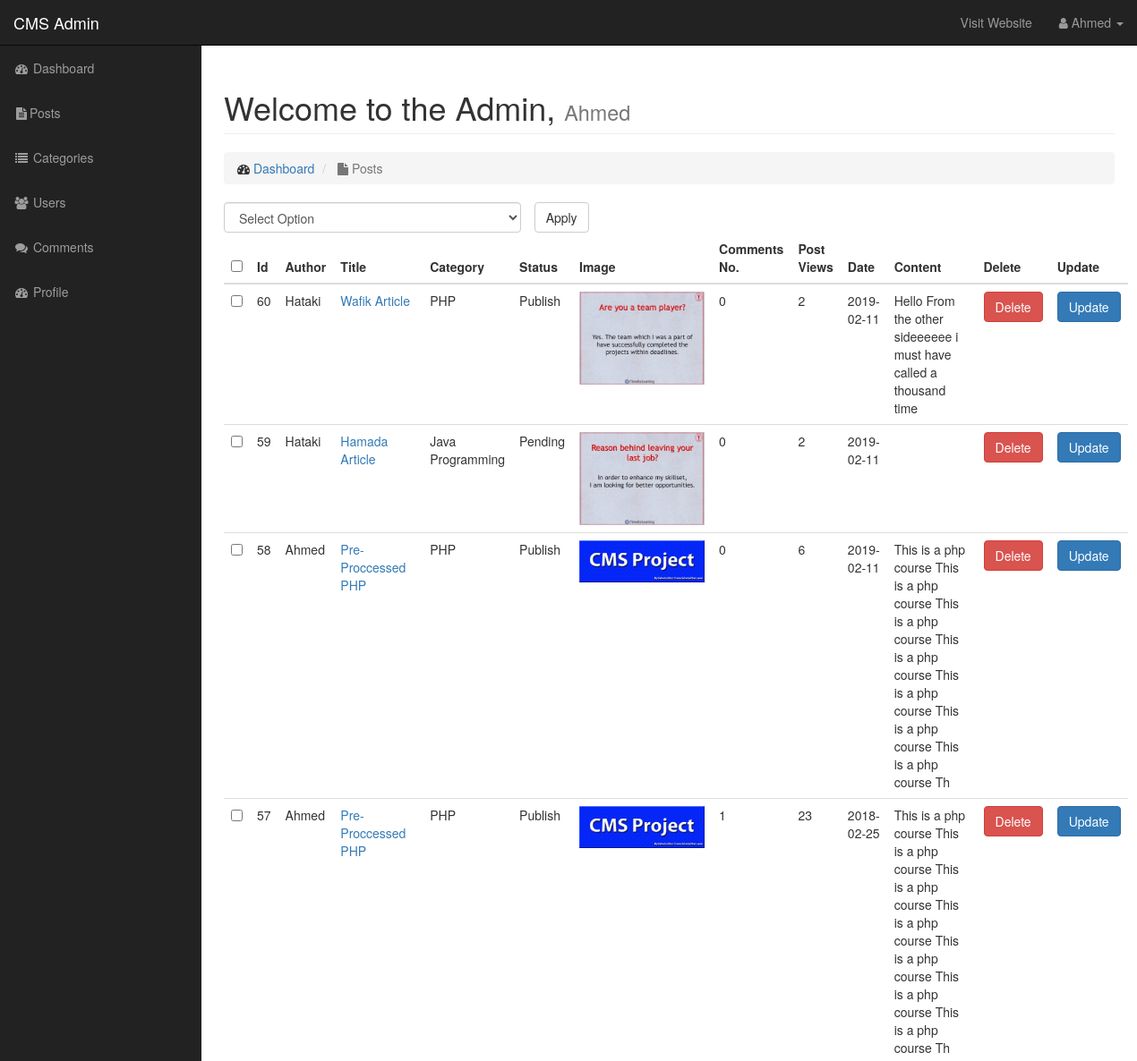
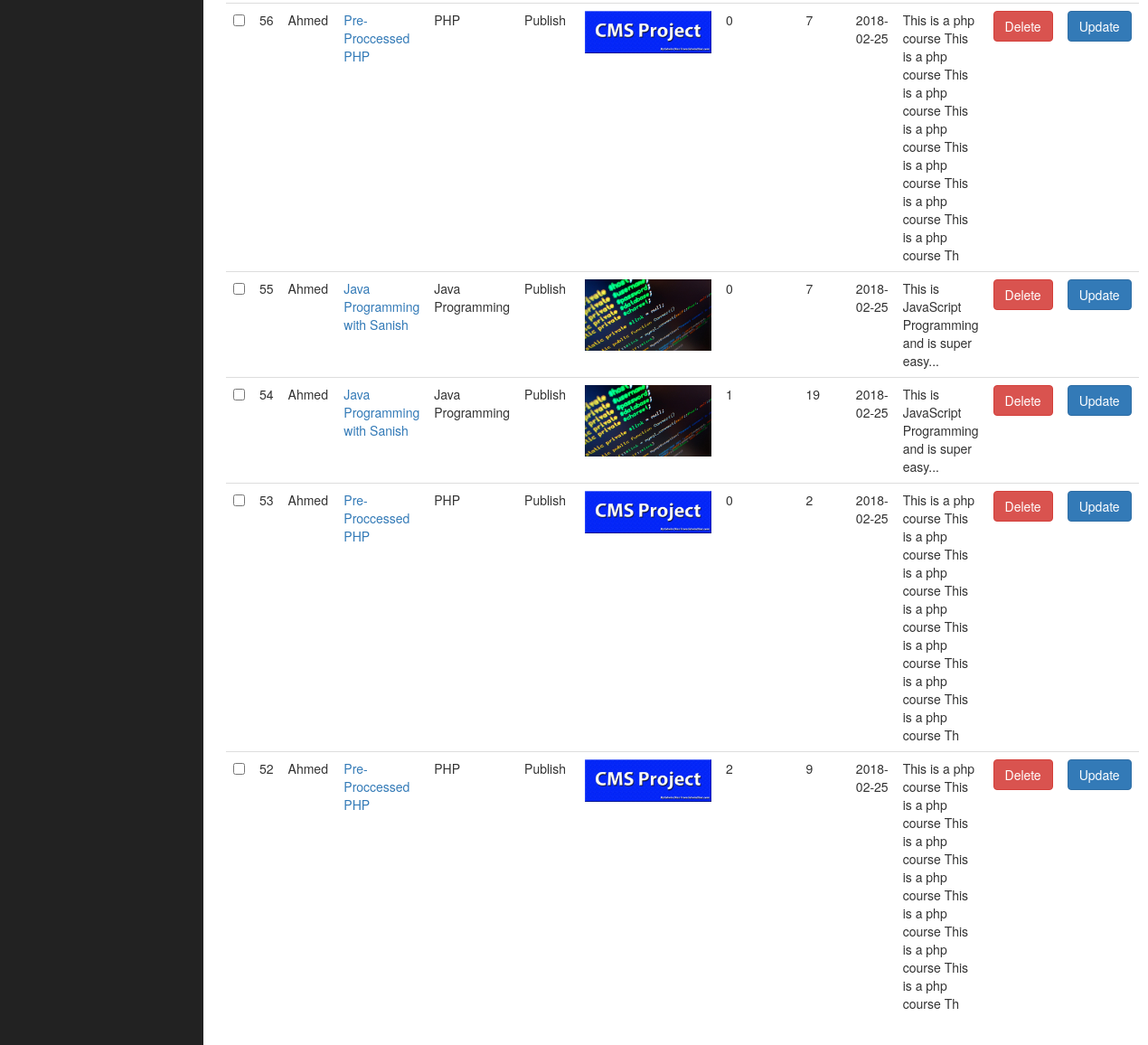
/admin/posts.php (signed in), run on the app's committed database (2 pictures, top to bottom).
### tables this page shows
CREATE TABLE `posts` (
  `post_id` int(3) NOT NULL,
  `post_category_id` int(3) NOT NULL,
  `post_title` varchar(255) NOT NULL,
  `post_user_id` int(11) NOT NULL,
  `post_date` date NOT NULL,
  `post_image` text NOT NULL,
  `post_content` text NOT NULL,
  `post_tags` varchar(255) NOT NULL,
  `post_comment_count` int(11) NOT NULL,
  `post_status` varchar(255) NOT NULL DEFAULT 'Pending',
  `post_views` int(11) NOT NULL
);

CREATE TABLE `users` (
  `user_id` int(3) NOT NULL,
  `username` varchar(255) NOT NULL,
  `user_password` varchar(255) NOT NULL,
  `user_firstname` varchar(255) NOT NULL,
  `user_lastname` varchar(255) NOT NULL,
  `user_email` varchar(255) NOT NULL,
  `user_image` text NOT NULL,
  `user_role` enum('User','Subscriber','Admin') NOT NULL DEFAULT 'User',
  `approved` int(11) NOT NULL DEFAULT '0',
  `locked` int(11) NOT NULL DEFAULT '0'
);

CREATE TABLE `categories` (
  `cat_id` int(3) NOT NULL,
  `cat_title` varchar(32) NOT NULL
);

### admin/includes/view_all_posts.php (the view, shortened to what this page needs)
<?php
if(isset($_SESSION['user_role'])){
    if($_SESSION['user_role'] == "Admin"){
?>
           <form action="" method="post">
            <div id="BulkOptionContainer" class="col-md-4">
                    <select class="form-control" name="bulk_options" id="">
                        <option value="">Select Option</option>
                    </select>
            </div>
            <div class="col-md-4">
                <input type="submit" class="btn btn-default" value="Apply">
            </div>
             <table class="table table-hover">
                            <thead>
                                <tr>
                                    <th><input id="selectAllBoxes" type="checkbox"></th>
                                    <th>Id</th>
                                    <th>Author</th>
                                    <th>Title</th>
                                    <th>Category</th>
                                    <th>Status</th>
                                    <th>Image</th>
                                    <th>Comments No.</th>
                                    <th>Post Views</th>
                                    <th>Date</th>
                                    <th>Content</th>
                                    <th>Delete</th>
                                    <th>Update</th>
                                </tr>
                            </thead>
                            <tbody>
                               <?php
                                $query = "SELECT * FROM posts ORDER BY post_id DESC";
                                $get_posts = mysqli_query($connection,$query);
                                while($row = mysqli_fetch_assoc($get_posts)){
                                    $post_id = $row['post_id'];
                                    $post_user_id = $row['post_user_id'];
                                    $post_title = $row['post_title'];
                                    $query = "SELECT * FROM comments WHERE comment_post_id = $post_id";
                                    $get_comment_count = mysqli_query($connection,$query);
                                    $post_comment_count = mysqli_num_rows($get_comment_count);
                                    $post_category_id = $row['post_category_id'];
                                    $post_status = $row['post_status'];
                                    $post_image = $row['post_image'];
                                    $post_date = $row['post_date'];
                                    $post_views = $row['post_views'];
                                    $post_content = substr($row['post_content'],0,150);
                                    $query = "SELECT * FROM categories WHERE cat_id = $post_category_id ";
                                    $get_categories = mysqli_query($connection,$query);
                                    while($row = mysqli_fetch_assoc($get_categories)){
                                        $cat_title = $row['cat_title'];
                                    }
                                    $query = "SELECT * FROM users WHERE user_id = $post_user_id LIMIT 1";
                                    $get_user = mysqli_query($connection,$query);
                                    $row = mysqli_fetch_assoc($get_user);
                                    echo "<tr>";
                                    ?>
                                    <td><input class='checkBoxes' type='checkbox' name="checkBoxArray[]" value="<?php echo $post_id; ?>"></td>
                                    <?php
                                    echo "<td>$post_id</td>";
                                    echo "<td>{$row['user_firstname']}</td>";
                                    echo "<td><a href='../post.php?post_id=$post_id'>$post_title</a></td>";
                                    echo "<td>$cat_title</td>";
                                    echo "<td>$post_status</td>";
                                    echo "<td><img width='140px' src='../images/$post_image' alt='images'></td>";
                                    echo "<td>$post_comment_count</td>";
                                    echo "<td>$post_views</td>";
                                    echo "<td>$post_date</td>";
                                    echo "<td>$post_content</td>";
                                   echo "<td><a onClick=\"javascript: return confirm('Are you sure?') \" class='btn btn-danger' href='posts.php?delete=$post_id'>Delete</a></td>";
                                    echo "<td><a class='btn btn-primary' href='posts.php?source=edit_posts&update=$post_id'>Update</a></td>";
                                    echo "</tr>";
                                }
                                ?>
                                  </tbody>
                        </table>
            </form>
<?php
 }
}
else{
    header("Location: ../index.php");
}
?>

### admin/css/sb-admin.css (style rules this page uses)
body { margin-top: 100px; background-color: #222; }
@media (min-width:768px) { body { margin-top: 50px; } }

### admin/includes/view_all_posts.php (style rules this page uses)
#BulkOptionContainer { padding:0; }

### data on the page
posts: post_id "60", post_user.user_firstname "Hataki", post_title "Wafik Article", post_category.cat_title "PHP", post_status "Publish", post_image (picture), post_comment_count "0", post_views "2", post_date "2019-02-11", post_content "Hello From the other sideeeeee i must have called a thousand time"
posts: post_id "59", post_user.user_firstname "Hataki", post_title "Hamada Article", post_category.cat_title "Java Programming", post_status "Pending", post_image (picture), post_comment_count "0", post_views "2", post_date "2019-02-11"
posts: post_id "58", post_user.user_firstname "Ahmed", post_title "Pre-Proccessed PHP", post_category.cat_title "PHP", post_status "Publish", post_image (picture), post_comment_count "0", post_views "6", post_date "2019-02-11", post_content "This is a php course This is a php course This is a php course This is a php course This is a php course This is a php course This is a php course Th"
posts: post_id "57", post_user.user_firstname "Ahmed", post_title "Pre-Proccessed PHP", post_category.cat_title "PHP", post_status "Publish", post_image (picture), post_comment_count "1", post_views "23", post_date "2018-02-25", post_content "This is a php course This is a php course This is a php course This is a php course This is a php course This is a php course This is a php course Th"
posts: post_id "56", post_user.user_firstname "Ahmed", post_title "Pre-Proccessed PHP", post_category.cat_title "PHP", post_status "Publish", post_image (picture), post_comment_count "0", post_views "7", post_date "2018-02-25", post_content "This is a php course This is a php course This is a php course This is a php course This is a php course This is a php course This is a php course Th"
posts: post_id "55", post_user.user_firstname "Ahmed", post_title "Java Programming with Sanish", post_category.cat_title "Java Programming", post_status "Publish", post_image (picture), post_comment_count "0", post_views "7", post_date "2018-02-25", post_content "This is JavaScript Programming and is super easy..."
posts: post_id "54", post_user.user_firstname "Ahmed", post_title "Java Programming with Sanish", post_category.cat_title "Java Programming", post_status "Publish", post_image (picture), post_comment_count "1", post_views "19", post_date "2018-02-25", post_content "This is JavaScript Programming and is super easy..."
posts: post_id "53", post_user.user_firstname "Ahmed", post_title "Pre-Proccessed PHP", post_category.cat_title "PHP", post_status "Publish", post_image (picture), post_comment_count "0", post_views "2", post_date "2018-02-25", post_content "This is a php course This is a php course This is a php course This is a php course This is a php course This is a php course This is a php course Th"
posts: post_id "52", post_user.user_firstname "Ahmed", post_title "Pre-Proccessed PHP", post_category.cat_title "PHP", post_status "Publish", post_image (picture), post_comment_count "2", post_views "9", post_date "2018-02-25", post_content "This is a php course This is a php course This is a php course This is a php course This is a php course This is a php course This is a php course Th"

### other printed values
$_SESSION['username'] "Ahmed"
